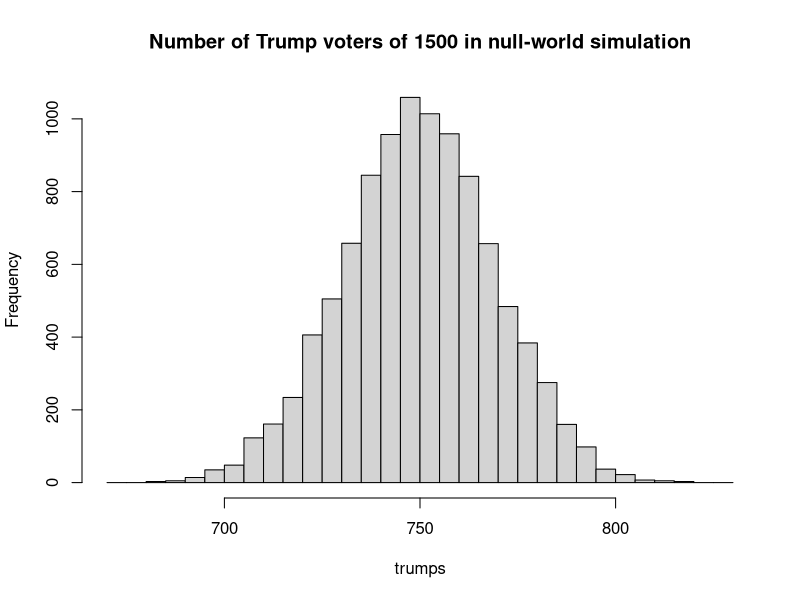

This chart was generated by the following R code:
## ---- chunk 1
3:12
## ---- chunk 2
seq(3, 12)
## ---- chunk 3
seq(3, 33, by=5)
## ---- chunk 4
seq(0.1, 0.9, by=0.2)
## ---- chunk 5
# Number of repeats we will run.
n <- 10000

# Make an array to store the counts.
trumps <- numeric(n)

for (i in 1:n) {
    votes <- sample(c('Trump', 'Clinton'), size=1500, replace=TRUE)
    trumps[i] <- sum(votes == 'Trump')
}

# Integer bins from 670 through 830 in steps of 5.
hist(trumps, breaks=seq(670, 830, by=5),
     main='Number of Trump voters of 1500 in null-world simulation')

# How often >= 840 Trump votes in random draw?
k <- sum(trumps >= 840)
# As a proportion of simulated resamples.
kk <- k / n

message('Proportion voting for Trump: ', kk)
